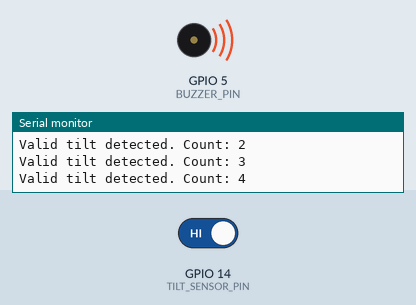
Recording of a sketch running on a simulated ESP8266 (NodeMCU). On the bench: buzzer (waves = sounding), the last lines printed to the serial monitor. Inputs (shaded band) come from the test bench; at power-on: GPIO 14 (TILT_SENSOR_PIN) HIGH. WiFi joins after 1.5 s; servers stay silent unless stated.

Above: at 3.0 s.
3.1 s: GPIO 14 (TILT_SENSOR_PIN) driven LOW
At 4.2 s:
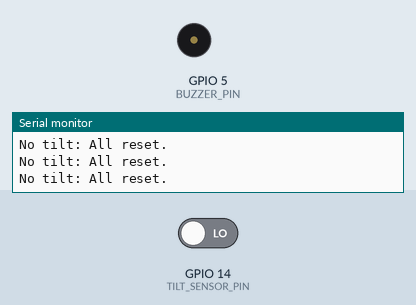
5.0 s: GPIO 14 (TILT_SENSOR_PIN) driven HIGH
At 6.5 s:
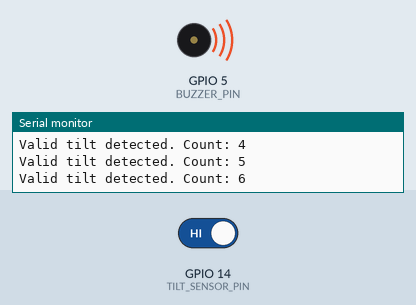
Timing chart, 0 to 8.0 s (numbered marks = the images above; inputs shaded):
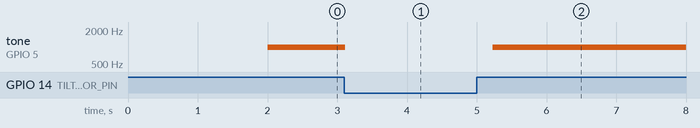

Measured:
- after the input at 3.1 s, tone on GPIO 5 (BUZZER_PIN): 1000 Hz → silent at once
- after the input at 5.0 s, tone on GPIO 5 (BUZZER_PIN): silent → 1000 Hz after 0.23 s

The sketch:

tilt_sensor.ino
```cpp
#include <ESP8266WiFi.h>
#include <BlynkSimpleEsp8266.h>

#define TILT_SENSOR_PIN 14  // D5 on NodeMCU (GPIO14)
#define BUZZER_PIN 5        // D1 on NodeMCU (GPIO5)

char auth[] ="wZJKXv-OeIYU8Ed6Ft8jNFoSOkLTG6xL";
char ssid[] = "123456789";
char pass[] = "123456789";

#define BLYNK_LED_VPIN V0
WidgetLED led1(BLYNK_LED_VPIN);

int tiltCount = 0;
bool buzzerOn = false;
unsigned long tiltStartTime = 0;
bool timingTilt = false;

void setup() {
    Serial.begin(115200);
    pinMode(TILT_SENSOR_PIN, INPUT_PULLUP);
    pinMode(BUZZER_PIN, OUTPUT);
    Blynk.begin(auth, ssid, pass, "blynk.cloud", 80);
}

void loop() {
    Blynk.run();

    int tiltState = digitalRead(TILT_SENSOR_PIN);
    unsigned long currentTime = millis();

    if (tiltState == HIGH) {
        if (!timingTilt) {
            tiltStartTime = currentTime;
            timingTilt = true;
        } else if (currentTime - tiltStartTime >= 200) {
            // Valid 1-second tilt detected
            tiltCount++;
            Serial.print("Valid tilt detected. Count: ");
            Serial.println(tiltCount);
            timingTilt = false;  // Reset for next detection

            if (tiltCount >=1&& !buzzerOn) {
                tone(BUZZER_PIN, 1000);   // Buzzer ON
                led1.on();                // Blynk LED ON
                Blynk.logEvent("door_open", "Tilt detected 2 times (each >1s)!");
                buzzerOn = true;

                Serial.println("5 valid tilts: Buzzer ON, Notification sent.");
            }
        }
    } else {
        // Reset everything if tilt is not held
        noTone(BUZZER_PIN);     // Buzzer OFF
        led1.off();             // Blynk LED OFF
        tiltCount = 0;
        timingTilt = false;
        buzzerOn = false;
        Serial.println("No tilt: All reset.");
    }

    delay(50); // Small delay for stability
}
```
